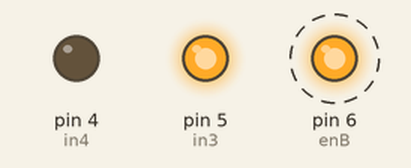
Bench run of a sketch on a simulated Arduino Uno, built with avr-gcc and run on an emulated ATmega328P. On the bench: output pins drawn as LEDs (lit = HIGH). Dashed ring = blinking.

Above: at 0.3 s.
Timing chart, 0 to 3.0 s (numbered marks = the images above):
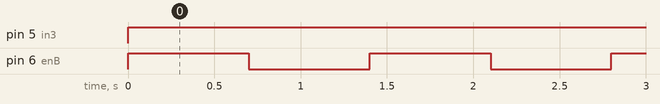

Measured:
- by itself, pin 5 (in3): LOW → HIGH at 0.00 s
- by itself, pin 6 (enB): alternates HIGH for 0.70 s and LOW for 0.70 s

The sketch:

test-code.ino
```cpp
const int enB=6, in3=5, in4=4;
void setup() { pinMode(enB, OUTPUT); pinMode(in3, OUTPUT); pinMode(in4, OUTPUT); }
void loop() {
digitalWrite(in3, HIGH); digitalWrite(in4, LOW); digitalWrite(enB, HIGH);
delay(700);
digitalWrite(enB, LOW);
delay(700);
}
```
